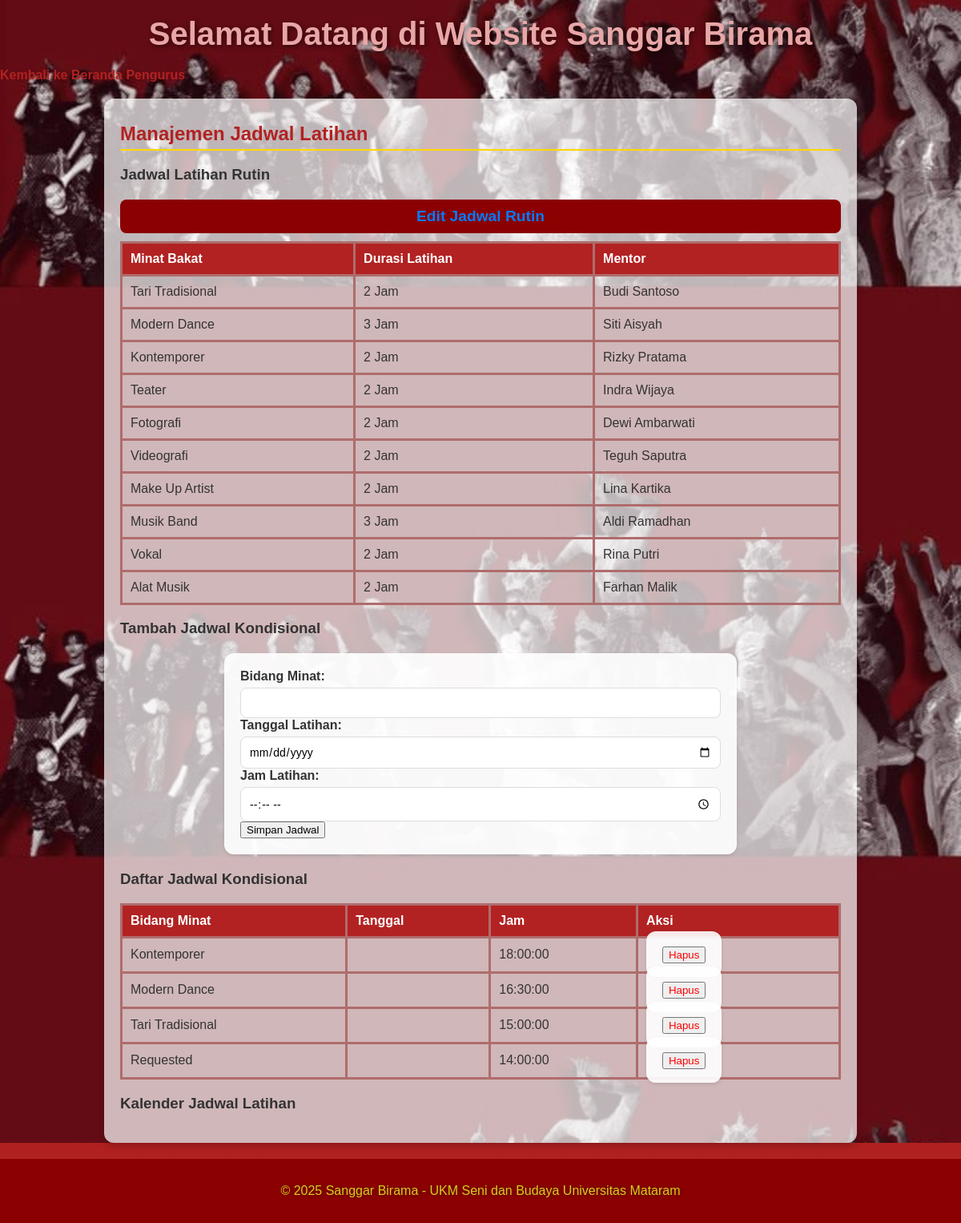
The page /app/views/manajemen_jadwal.php (signed in) on the database its author committed.
### tables this page shows
CREATE TABLE `jadwal_rutin` (
  `id` int(11) NOT NULL,
  `id_minat_bakat` int(11) NOT NULL,
  `durasi_latihan` int(11) NOT NULL,
  `mentor` varchar(100) NOT NULL,
  `id_bidang` int(11) DEFAULT NULL
);

CREATE TABLE `minat_bakat` (
  `nama_minat_bakat` varchar(100) NOT NULL,
  `enrollment_key` varchar(50) NOT NULL,
  `id_minat_bakat` int(11) NOT NULL,
  `id_bidang` int(11) DEFAULT NULL
);

CREATE TABLE `jadwal_latihan` (
  `id` int(11) NOT NULL,
  `bidang_minat` varchar(100) NOT NULL,
  `jam` time NOT NULL,
  `tanggal` date DEFAULT NULL
);

### app/views/manajemen_jadwal.php (the view, shortened to what this page needs)
<?php
require_once __DIR__ . '/../config/config.php';
$stmt = $mysqli->prepare("
    SELECT jr.id, mb.nama_minat_bakat, jr.durasi_latihan, jr.mentor
    FROM jadwal_rutin jr
    INNER JOIN minat_bakat mb ON jr.id_minat_bakat = mb.id_minat_bakat
");
$stmt->execute();
$jadwal_rutin_result = $stmt->get_result();
?>
<?php include __DIR__ . '/header.php'; ?>
<a href="beranda_pengurus.php">Kembali ke Beranda Pengurus</a>
<div class="content">
    <h2>Manajemen Jadwal Latihan</h2>
    <h3>Jadwal Latihan Rutin</h3>
    <a href="edit_jadwal_rutin.php">Edit Jadwal Rutin</a>
    <table border="1">
        <tr><th>Minat Bakat</th><th>Durasi Latihan</th><th>Mentor</th></tr>
        <?php while ($jadwal = $jadwal_rutin_result->fetch_assoc()) { ?>
            <tr>
                <td><?= htmlspecialchars($jadwal["nama_minat_bakat"]); ?></td>
                <td><?= htmlspecialchars($jadwal["durasi_latihan"]); ?> Jam</td>
                <td><?= htmlspecialchars($jadwal["mentor"]); ?></td>
            </tr>
        <?php } ?>
    </table>
    <h3>Tambah Jadwal Kondisional</h3>
        <form method="POST" action="controllers/tambah_jadwal.php">
        <label for="bidang_minat">Bidang Minat:</label>
        <input type="text" name="bidang_minat" required><br>
        <label for="tanggal">Tanggal Latihan:</label>
        <input type="date" name="tanggal" required><br>
        <label for="jam">Jam Latihan:</label>
        <input type="time" name="jam" required><br>
        <button type="submit">Simpan Jadwal</button>
    </form>
    <h3>Daftar Jadwal Kondisional</h3>
    <table border="1">
        <tr>
            <th>Bidang Minat</th>
            <th>Tanggal</th>
            <th>Jam</th>
            <th>Aksi</th>
        </tr>
        <?php
        $stmt = $mysqli->prepare("SELECT id, bidang_minat, tanggal, jam FROM jadwal_latihan ORDER BY tanggal DESC, jam DESC");
        $stmt->execute();
        $jadwal_kondisional_table = $stmt->get_result();
        while ($jadwal = $jadwal_kondisional_table->fetch_assoc()) { ?>
            <tr>
                <td><?= htmlspecialchars($jadwal["bidang_minat"]); ?></td>
                <td><?= htmlspecialchars($jadwal["tanggal"]); ?></td>
                <td><?= htmlspecialchars($jadwal["jam"]); ?></td>
                <td>
                    <form method="POST" action="controllers/hapus_jadwal.php" onsubmit="return confirm('Yakin ingin menghapus jadwal ini?');" style="display:inline;">
                        <button type="submit" style="color:red;">Hapus</button>
                    </form>
                </td>
            </tr>
        <?php } ?>
    </table>
    <h3>Kalender Jadwal Latihan</h3>
    <link href="https://cdnjs.cloudflare.com/ajax/libs/fullcalendar/6.1.5/main.min.css" rel="stylesheet">
</div>
<?php include __DIR__ . '/footer.php'; ?>

### public/css/style.css (style rules this page uses)
body { margin: 0; font-family: Arial, sans-serif; background: linear-gradient(to bottom, #8B0000, #B22222); color: #fff; }
.content { max-width: 900px; margin: 20px auto; padding: 20px; background: rgba(255, 255, 255, 0.9); border-radius: 12px; box-shadow: 0 4px 8px rgba(0, 0, 0, 0.2); color: #333; }
.content h2 { color: #B22222; margin-top: 30px; margin-bottom: 15px; font-size: 1.8em; border-bottom: 2px solid #FFD700; padding-bottom: 5px; }
table { width: 100%; border-collapse: collapse; margin-top: 10px; }
table, th, td { border: 3px solid #af6c6c; }
th, td { padding: 10px; text-align: left; }
th { background-color: #B22222; color: white; }
a { color: #B22222; font-weight: bold; text-decoration: none; }
.content a { display: inline-block; margin-top: 20px; padding: 10px 20px; background: #8B0000; color: #8B0000; text-decoration: none; font-weight: bold; border-radius: 8px; transition: background 0.3s ease, transform 0.3s ease; text-align: center; }
form { max-width: 600px; margin: 20px auto; padding: 20px; background: linear-gradient(to bottom, #ffffff, #f9f9f9); border-radius: 12px; box-shadow: 0 4px 8px rgba(0, 0, 0, 0.2); font-family: Arial, sans-serif; }
label { display: block; font-weight: bold; margin-bottom: 5px; color: #333; }
input[type="text"], input[type="email"], input[type="tel"], input[type="number"], input[type="date"], input[type="time"], textarea, select { width: 100%; padding: 10px; border: 1px solid #ddd; border-radius: 8px; font-size: 14px; font-family: Arial, sans-serif; box-sizing: border-box; transition: all 0.3s ease; }
.content { background: rgba(255, 255, 255, 0.7); padding: 20px; border-radius: 12px; box-shadow: 0 4px 8px rgba(0, 0, 0, 0.2); max-width: 900px; margin: 20px auto; font-family: Arial, sans-serif; }
.content h2 { color: #B22222; margin-top: 10px; margin-bottom: 5px; font-size: 1.5em; border-bottom: 2px solid #FFD700; padding-bottom: 5px; }
.content a { display: block; text-align: center; margin-top: 20px; text-decoration: none; color: #007BFF; font-weight: bold; font-size: 1.2em; transition: color 0.3s ease; }
form { background: rgba(255, 255, 255, 0.9); padding: 20px; border-radius: 12px; box-shadow: 0 2px 4px rgba(0, 0, 0, 0.1); max-width: 600px; margin: 20px auto; }

### rows shown on the page
jadwal_rutin: id_minat_bakat.nama_minat_bakat "Tari Tradisional", durasi_latihan "2", mentor "Budi Santoso"
jadwal_rutin: id_minat_bakat.nama_minat_bakat "Modern Dance", durasi_latihan "3", mentor "Siti Aisyah"
jadwal_rutin: id_minat_bakat.nama_minat_bakat "Kontemporer", durasi_latihan "2", mentor "Rizky Pratama"
jadwal_rutin: id_minat_bakat.nama_minat_bakat "Teater", durasi_latihan "2", mentor "Indra Wijaya"
jadwal_rutin: id_minat_bakat.nama_minat_bakat "Fotografi", durasi_latihan "2", mentor "Dewi Ambarwati"
jadwal_rutin: id_minat_bakat.nama_minat_bakat "Videografi", durasi_latihan "2", mentor "Teguh Saputra"
jadwal_rutin: id_minat_bakat.nama_minat_bakat "Make Up Artist", durasi_latihan "2", mentor "Lina Kartika"
jadwal_rutin: id_minat_bakat.nama_minat_bakat "Musik Band", durasi_latihan "3", mentor "Aldi Ramadhan"
jadwal_rutin: id_minat_bakat.nama_minat_bakat "Vokal", durasi_latihan "2", mentor "Rina Putri"
jadwal_rutin: id_minat_bakat.nama_minat_bakat "Alat Musik", durasi_latihan "2", mentor "Farhan Malik"
jadwal_latihan: bidang_minat "Kontemporer", jam "18:00:00"
jadwal_latihan: bidang_minat "Modern Dance", jam "16:30:00"
jadwal_latihan: bidang_minat "Tari Tradisional", jam "15:00:00"
jadwal_latihan: bidang_minat "Requested", jam "14:00:00"
